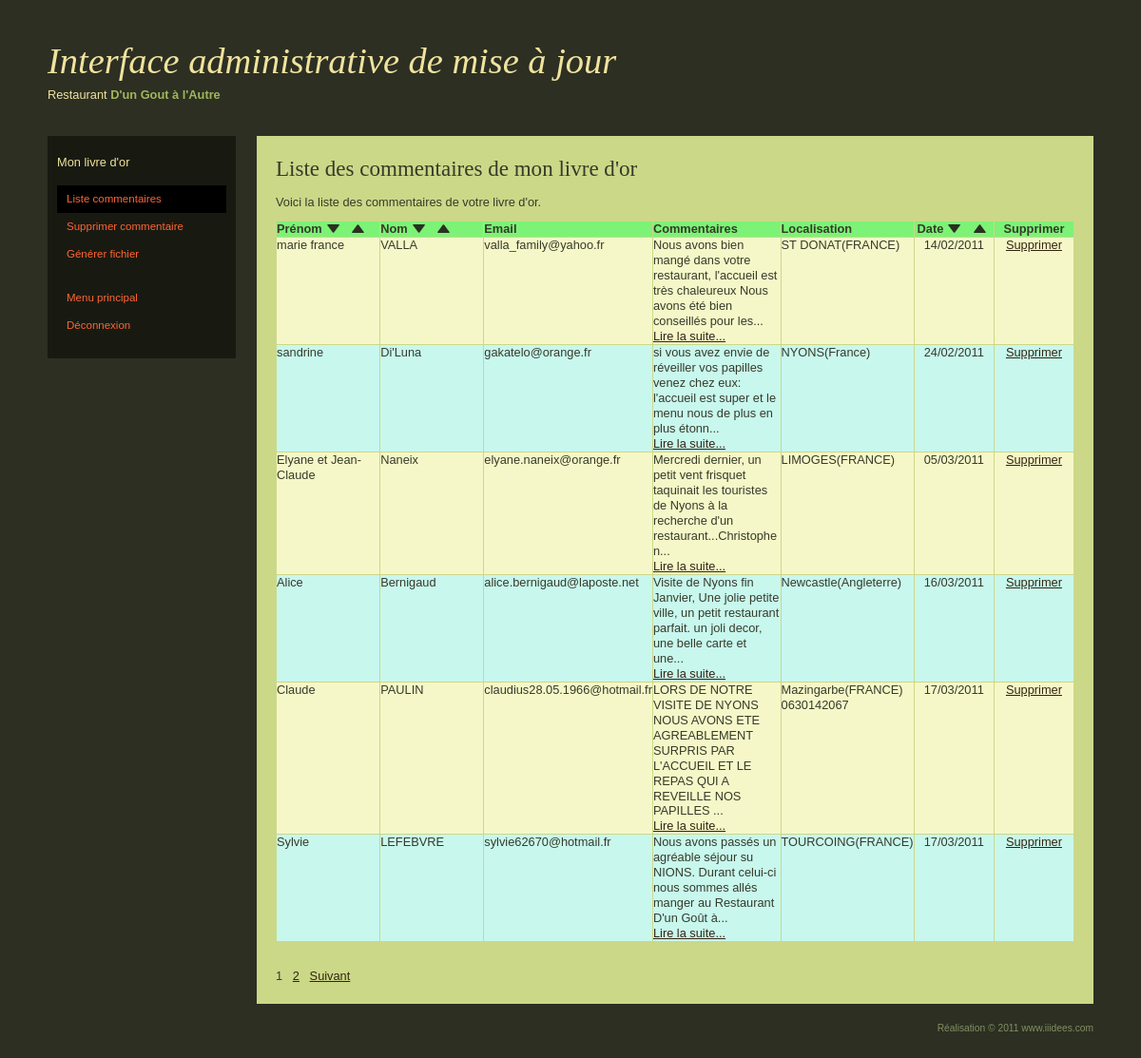
The page /iagdugala/livre_list.php (signed in) on the database its author committed.
### tables this page shows
CREATE TABLE `livres` (
  `id` int(10) unsigned NOT NULL auto_increment,
  `prenom` varchar(30) NOT NULL,
  `nom` varchar(40) NOT NULL,
  `email` varchar(88) NOT NULL,
  `commentaire` text NOT NULL,
  `ville` varchar(80) NOT NULL default '0a',
  `pays` varchar(80) NOT NULL default '0a',
  `telephone` varchar(15) NOT NULL default 'x',
  `export` enum('A','B','C') NOT NULL,
  `date_created` timestamp NOT NULL default CURRENT_TIMESTAMP,
  PRIMARY KEY  (`id`)
);

### iagdugala/livre_list.php (the view, shortened to what this page needs)
<?php
		include('../inclusion/admintete.php');
		echo '<h2>Liste des commentaires de mon livre d\'or</h2>';
		$display = 6;
		if ((isset($_GET['p'])) && (is_numeric($_GET['p']))) {
			$pages = $_GET['p'];
		} else {
			$q = "SELECT COUNT(id) FROM livres";
			$r = @mysqli_query($dbc, $q);
			$row = mysqli_fetch_array($r, MYSQLI_NUM);
			$records = $row[0];
			if ($records < 1) {
				echo "<p>Il n'y a aucun commentaire dans votre livre d'or.</p><p>Consultation impossible !</p>";
				mysqli_close($dbc);
				include('../inclusion/adminpied.php');
				exit();
			} else {
				if ($records > $display) {
					$pages = ceil($records/$display);
				} else {
					$pages = 1;
				}
			}
		}
		if ((isset($_GET['s'])) && (is_numeric($_GET['s']))) {
			$start = $_GET['s'];
		} else {
			$start = 0;
		}
		$sort = (isset($_GET['sort'])) ? $_GET['sort'] : 'rd';
		switch ($sort) {
			default :
				$order_by = "date_created ASC";
				break;
		}
		$q = "SELECT id, prenom, nom, email, commentaire, ville, pays, telephone, DATE_FORMAT(date_created, '%d/%m/%Y') as ladate FROM livres ORDER BY $order_by LIMIT $start, $display";
		$r = @mysqli_query($dbc, $q);
		echo "<p>Voici la liste des commentaires de votre livre d'or.</p>";
		echo '<table width="100%" border="0" cellpadding="0" cellspacing="1">
		<tr bgcolor="#7cf376">
		<td width="13%" align="left"><b>Pr&eacute;nom</b><a href="livre_list.php?sort=prd" title="Cliquez ici pour afficher les pr&eacute;noms par ordre alphab&eacute;tique invers&eacute;."><img src="../images/arrdown.jpg" border="0" width="23" height="11" /></a>
		<a href="livre_list.php?sort=pra" title="Cliquez ici pour afficher les pr&eacute;noms par ordre alphab&eacute;tique."><img src="../images/arrup.jpg" border="0" width="23" height="11" /></a></td>
		<td width="13%" align="left"><b>Nom</b><a href="livre_list.php?sort=nod" title="Cliquez ici pour afficher les noms par ordre alphab&eacute;tique invers&eacute;."><img src="../images/arrdown.jpg" border="0" width="23" height="11" /></a>
		<a href="livre_list.php?sort=noa" title="Cliquez ici pour afficher les noms par ordre alphab&eacute;tique."><img src="../images/arrup.jpg" border="0" width="23" height="11" /></a></td>
		<td width="15%" align="left"><b>Email</b></td>
		<td align="left"><b>Commentaires</b></td>
		<td width="11%" align="left"><b>Localisation</b></td>
		<td width="10%" align="center"><b>Date</b><a href="livre_list.php?sort=dad" title="Cliquez ici pour classer les commentaires en partant du plus r&eacute;cent."><img src="../images/arrdown.jpg" border="0" width="23" height="11" /></a>
		<a href="livre_list.php?sort=daa" title="Cliquez ici pour pour classer les commentaires en partant du plus ancien."><img src="../images/arrup.jpg" border="0" width="23" height="11" /></a></td>
		<td width="10%" align="center"><b>Supprimer</b></td></tr>';
		$bg = '#c8f7ee';
		while ($row = mysqli_fetch_array($r, MYSQLI_ASSOC)) {
			$bg = ($bg=='#c8f7ee' ? '#f6f7c8' : '#c8f7ee');
			echo '<tr bgcolor="' . $bg . '">
			<td align="left" valign="top">' . $row['prenom'] . '</td>
			<td align="left" valign="top">' . $row['nom'] . '</td>
			<td align="left" valign="top">' . $row['email'] . '</td>
			<td align="left" valign="top">';
			if (strlen($row['commentaire']) > 120) {
				$com = substr($row['commentaire'],0,120) . '...<br />';
				$lien = '<a href="#" onclick="window.open(\'com_com.php?comid=' . $row['id'] .'\',\'Commentaire\',\'top=0,left=0,width=630,height=620,toolbar=no,menubar=no,location=no,directories=no,scrollbars=yes,resizable=yes\');window.event.cancelBubble=true;window.event.returnValue=false;" title="Cliquez ici pour voir le commentaire en entier">Lire la suite...</a>';
				$com .= $lien;
			} else {
				$com = $row['commentaire'];
			}
			echo $com . '</td>';
			$lieu = NULL;
			if ($row['ville'] != '0a') {
				$lieu = $row['ville'];
			}
			if ($row['pays'] != '0a') {
				if (isset($lieu)) {
					$lieu .= '(' . $row['pays'] . ')';
				} else {
					$lieu = $row['pays'];
				}
			} else {
				$lieu = 'Inconnue';
			}
			if ($row['telephone'] != 'x') {
				$lieu .= '<br />' . $row['telephone'];
			}
			echo '<td align="left" valign="top">' . $lieu . '</td>
			<td align="center" valign="top">' . $row['ladate'] . '</td>
			<td align="center" valign="top"><a href="livre_del_main.php?comid=' . $row['id'] . '" title="Cliquez ici pour supprimer ce commentaire." onClick="if(confirm(\'Voulez-vous vraiment supprimer ce commentaire ?\')) return true; else return false;">Supprimer</a></td></tr>';
		}
		echo '</table>';
		if ($pages > 1) {
			echo '<br /><p>';
			$current_page = ($start/$display)+1;
			for ($i=1; $i <= $pages; $i++) {
				if ($i != $current_page) {
					echo '<a href="livre_list.php?s=' . (($display*($i-1))) . '&p=' . $pages . '&sort=' . $sort . '">' . $i . '</a>&nbsp;&nbsp;&nbsp;';
				} else {
					echo $i . '&nbsp;&nbsp;&nbsp;';
				}
			}
			if ($current_page != $pages) {
				echo '<a href="livre_list.php?s=' . ($start + $display) . '&p=' . $pages . '&sort=' . $sort . '">Suivant</a>';
			}
		}
		echo '<br />';
		include('../inclusion/adminpied.php');
?>

### css/admin.css (style rules this page uses)
html { font-size: 100%; }
body { margin: 0; padding: 10px 20px; font-family: Verdana, "Bitstream Vera Sans", "Lucida Grande", sans-serif; font-size: .8em; line-height: 1.25; color: black; background: white; }
h1, h2, h3, h4, h5, h6 { margin: 1em 0 .5em 0; }
h1, h2 { font-family: Georgia, "Bitstream Vera Serif", Norasi, serif; font-weight: normal; }
h2 { font-size: 1.8em; }
p { margin: .75em 0; }
a { color: mediumblue; text-decoration: underline; }
a img { border: none; }
body { color: #F0E39E; background: #2C2F22; }
a { color: #FF6533; }
#contenu a { color: #332510; }
body { padding: 20px 50px; }
#contenu > :first-child { margin-top: 10px; }
#contenu p, #contenu li { line-height: 1.5; }

### rows shown on the page
livres: prenom "marie france", nom "VALLA", email "valla_family@yahoo.fr", commentaire "Nous avons bien mangé dans votre restaurant, l'accueil est très chaleureux Nous avons été bien conseillés pour les", lieu "ST DONAT(FRANCE)", ladate "14/02/2011"
livres: prenom "sandrine", nom "Di'Luna", email "gakatelo@orange.fr", commentaire "si vous avez envie de réveiller vos papilles venez chez eux: l'accueil est super et le menu nous de plus en plus étonn", lieu "NYONS(France)", ladate "24/02/2011"
livres: prenom "Elyane et Jean-Claude", nom "Naneix", email "elyane.naneix@orange.fr", commentaire "Mercredi dernier, un petit vent frisquet taquinait les touristes de Nyons à la recherche d'un restaurant...Christophe n", lieu "LIMOGES(FRANCE)", ladate "05/03/2011"
livres: prenom "Alice", nom "Bernigaud", email "alice.bernigaud@laposte.net", commentaire "Visite de Nyons fin Janvier, Une jolie petite ville, un petit restaurant parfait. un joli decor, une belle carte et une", lieu "Newcastle(Angleterre)", ladate "16/03/2011"
livres: prenom "Claude", nom "PAULIN", email "claudius28.05.1966@hotmail.fr", commentaire "LORS DE NOTRE VISITE DE NYONS NOUS AVONS ETE AGREABLEMENT SURPRIS PAR L'ACCUEIL ET LE REPAS QUI A REVEILLE NOS PAPILLES", lieu "Mazingarbe(FRANCE)", telephone "0630142067", ladate "17/03/2011"
livres: prenom "Sylvie", nom "LEFEBVRE", email "sylvie62670@hotmail.fr", commentaire "Nous avons passés un agréable séjour su NIONS. Durant celui-ci nous sommes allés manger au Restaurant D'un Goût à", lieu "TOURCOING(FRANCE)", ladate "17/03/2011"

### other values the page prints
$cetpage[$i]['no'] "Liste commentaires"
$cetpage[$i]['no'] "Supprimer commentaire"
$cetpage[$i]['no'] "Générer fichier"
